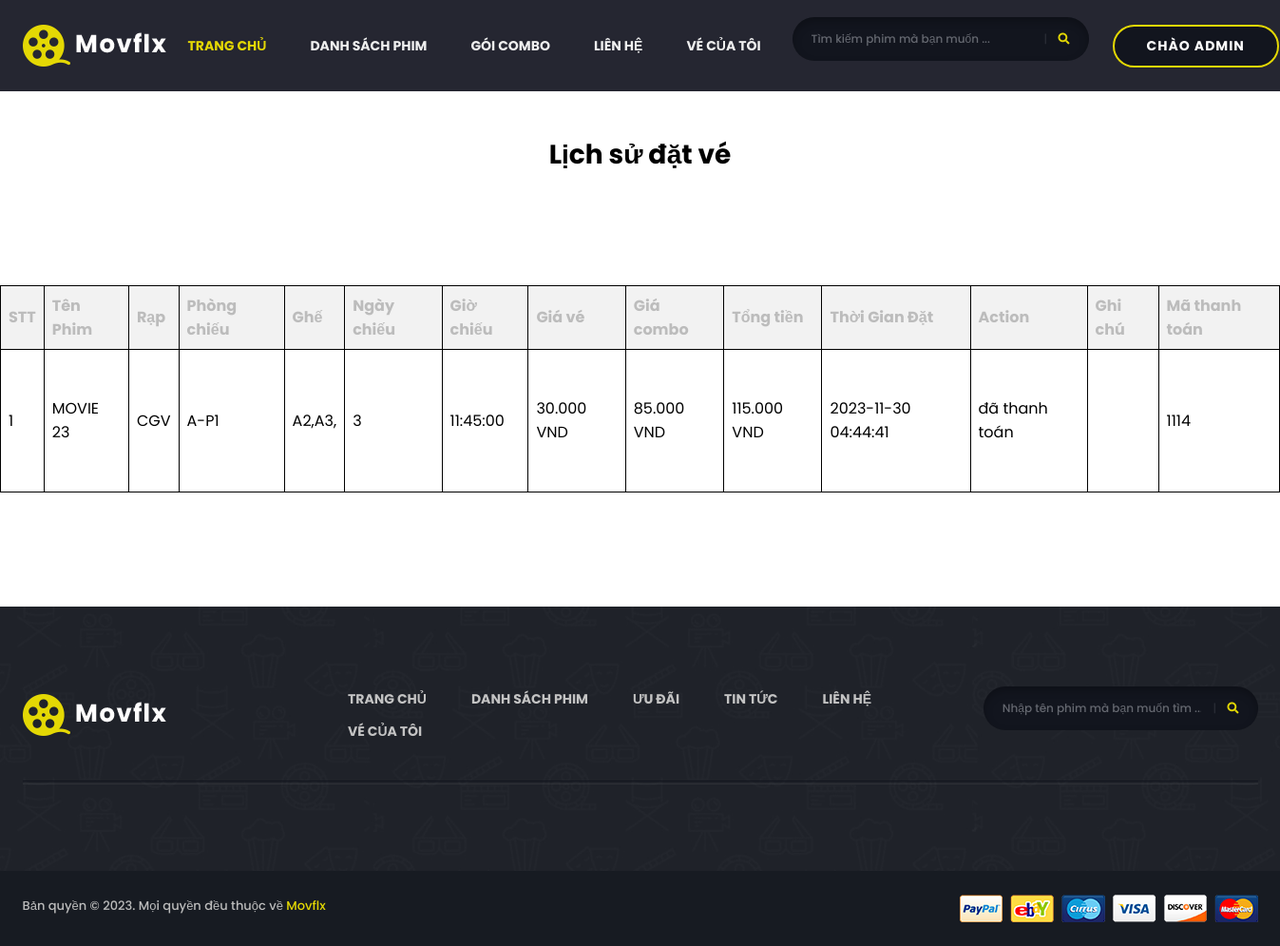
The page /index.php?action=bookingHistory (signed in) on the database its author committed.
### tables this page shows
CREATE TABLE `bill` (
  `id_bill` int(10) NOT NULL,
  `id_account` int(11) NOT NULL,
  `vnp_TxnRef` varchar(255) NOT NULL,
  `price_tickets` varchar(255) NOT NULL,
  `price_combo` varchar(255) NOT NULL,
  `name_movie` varchar(255) NOT NULL,
  `cinema` varchar(255) NOT NULL,
  `room` varchar(255) NOT NULL,
  `seats` varchar(255) NOT NULL,
  `show_day` varchar(255) NOT NULL,
  `showtime` varchar(255) NOT NULL,
  `total_price` float NOT NULL,
  `booking_date` datetime DEFAULT CURRENT_TIMESTAMP,
  `action` varchar(255) NOT NULL DEFAULT 'Đã thanh toán'
);

### admin/models/pdo.php (called while the page is built, shortened)
<?php
function pdo_get_connection()
{
    $servername = "localhost";
    $username = "root";
    $password = "12345678";
    try {
        $conn = new PDO("mysql:host=$servername;dbname=project_1", $username, $password);
        $conn->setAttribute(PDO::ATTR_ERRMODE, PDO::ERRMODE_EXCEPTION);
        return $conn;
    } catch (PDOException $e) {
        echo "Connection failed: " . $e->getMessage();
    }
}
function pdo_query($sql)
{
    $sql_args = array_slice(func_get_args(), 1);
    try {
        $conn = pdo_get_connection();
        $stmt = $conn->prepare($sql);
        $stmt->execute($sql_args);
        $rows = $stmt->fetchAll();
        return $rows;
    } catch (PDOException $e) {
        throw $e;
    } finally {
        unset($conn);
    }
}

### admin/models/bill/bill.php (called while the page is built, shortened)
<?php
function loadbill_by_id_account($id_account)
{
    $sql = "SELECT * FROM bill WHERE id_account='$id_account'";
    $list_bill_by_id_account = pdo_query($sql);
    return $list_bill_by_id_account;
}

### views/bookingHistory.php (the view, shortened to what this page needs)
<!DOCTYPE html>
<html lang="en">
<head>
</head>
<body>
    <div class="title-info">
        <h3>Lịch sử đặt vé</h3>
    </div>
    <table>
        <tr>
            <th>STT</th>
            <th>Tên Phim</th>
            <th>Rạp</th>
            <th>Phòng chiếu</th>
            <th>Ghế</th>
            <th>Ngày chiếu</th>
            <th>Giờ chiếu</th>
            <th>Giá vé</th>
            <th>Giá combo</th>
            <th>Tổng tiền</th>
            <th>Thời Gian Đặt</th>
            <th>Action</th>
            <th>Ghi chú</th>
            <th>Mã thanh toán</th>
        </tr>
        <?php
        $stt = 1;
        foreach ($list_bill as $bill) {
            echo "<tr class='ttrr'>";
            echo '<td>' . $stt++ . '</td>';
            echo '<td>' . $bill['name_movie'] . '</td>';
            echo '<td>' . $bill['cinema'] . '</td>';
            echo '<td>' . $bill['room'] . '</td>';
            echo '<td>' . $bill['seats'] . '</td>';
            echo '<td>' . $bill['show_day'] . '</td>';
            echo '<td>' . $bill['showtime'] . '</td>';
            echo '<td>' . $bill['price_tickets'] . '</td>';
            echo '<td>' . $bill['price_combo'] . '</td>';
            $total_amount = number_format($bill['total_price'], 0, ',', '.') . ' VND';
            echo '<td>' . $total_amount . '</td>';
            echo '<td>' . $bill['booking_date'] . '</td>';
            echo '<td>đã thanh toán</td>';
            echo '<td>' . $bill['note'] . '</td>';
            echo '<td>' . $bill['vnp_TxnRef'] . '</td>';
            echo "</tr>";
        }
        ?>
    </table>
</body>
</html>

### assets/css/style.css (style rules this page uses)
body { font-family: "Poppins", sans-serif; font-weight: 500; font-style: normal; font-size: 14px; color: #bcbcbc; }
h1, h2, h3, h4, h5, h6 { font-family: "Poppins", sans-serif; color: #fff; margin-top: 0px; font-style: normal; font-weight: 700; text-transform: normal; }
h3 { font-size: 28px; }
*::placeholder { color: #555555; font-size: 14px; opacity: 1; }

### views/bookingHistory.php (style rules this page uses)
table { padding: 1000px; margin: 120px auto; width: 100%; border-collapse: collapse; }
th, td { border: 1px solid black; padding: 8px; text-align: left; }
th { background-color: #f2f2f2; }
td { color: black; }
.ttrr { height: 150px; }
.title-info h3 { margin-top: 50px; color: black; text-align: center; margin-bottom: 20px; }

### rows shown on the page
bill: name_movie "MOVIE 23", cinema "CGV", room "A-P1", seats "A2,A3,", show_day "3", showtime "11:45:00", price_tickets "30.000 VND", price_combo "85.000 VND", total_price "115.000 VND", booking_date "2023-11-30 04:44:41", vnp_TxnRef "1114"

### other values the page prints
$user "ADMIN"
